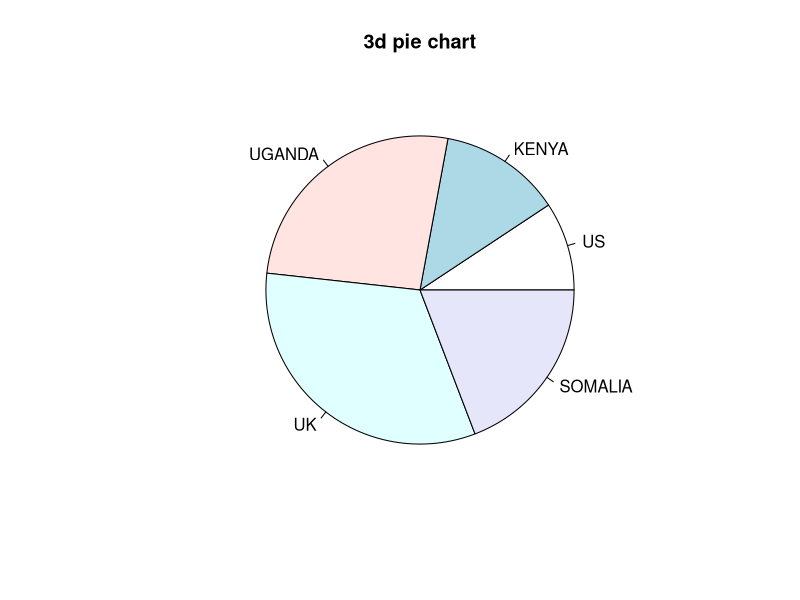
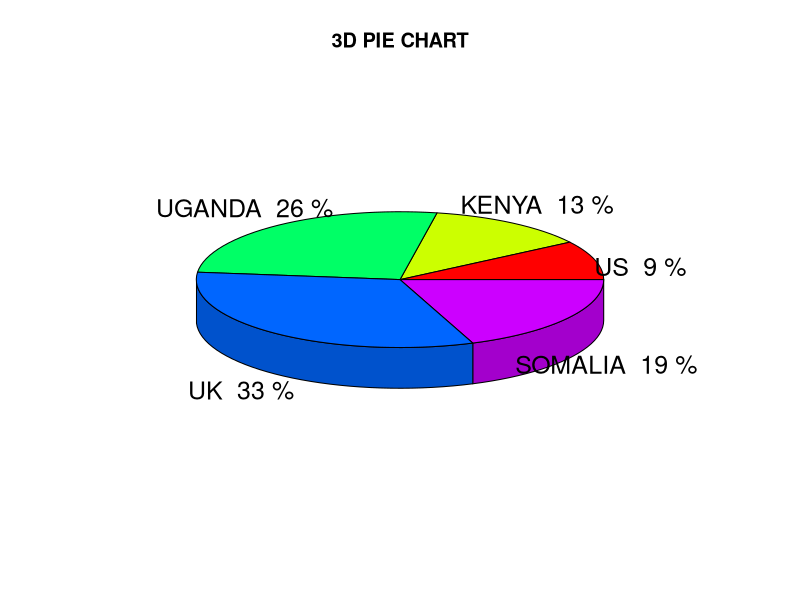

Source code (R) for these figures, in order:
library(plotrix)
lbls <- c("US","KENYA","UGANDA","UK","SOMALIA")
slices <- c(16,22,45,56,33)
pie(slices,labels=lbls,main="3d pie chart")
pct <- round(slices/sum(slices)*100)
lbls <- paste(lbls,"",pct,"%",seq="")
lbls
pie3D(slices,labels=lbls,main= "3D PIE CHART",col=rainbow(5),explode=0.0)
  
  
  